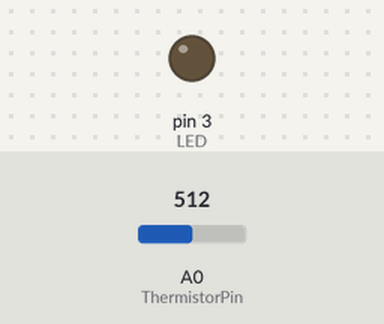
Simulated run of this sketch. Board: Arduino Uno, built with avr-gcc and run on an emulated ATmega328P. Parts: output pins drawn as LEDs (lit = HIGH). The test bench sets the inputs (shaded band); at power-on: A0 (ThermistorPin) = 512. What the sketch prints to the serial monitor is not drawn.

Above: at 1.3 s.
1.4 s: A0 (ThermistorPin) set to 593
2.9 s: A0 (ThermistorPin) set to 627
At 3.7 s:
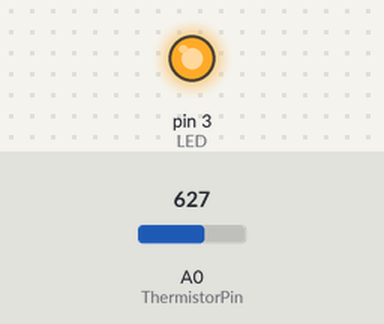
4.5 s: A0 (ThermistorPin) set to 511
At 5.0 s:
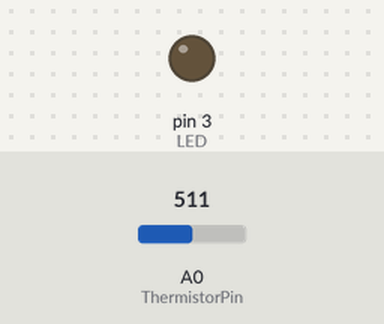
Timing chart, 0 to 7.5 s (numbered marks = the images above; inputs shaded):
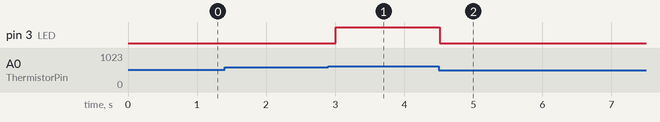

The sketch:

5mm_Thermistor__100K_.ino
```cpp
#define LED 3
int ThermistorPin = 0;
int Vo;
float R1 = 10000;
float logR2, R2, T, Tc, Tf;
float c1 = 1.009249522e-03, c2 = 2.378405444e-04, c3 = 2.019202697e-07;

void setup() {
  Serial.begin(9600);
  pinMode(LED, OUTPUT);
}

void loop() {

  Vo = analogRead(ThermistorPin);
  R2 = R1 * (1023.0 / (float)Vo - 1.0);
  logR2 = log(R2);
  T = (1.0 / (c1 + c2 * logR2 + c3 * logR2 * logR2 * logR2));
  Tc = T - 273.15;
  Tf = (Tc * 9.0) / 5.0 + 32.0;

  Serial.print("Temperature: ");
  Serial.print(Tf);
  Serial.print(" F; ");
  Serial.print(Tc);
  Serial.print(" C");
  if (Tc >= 35) {
    digitalWrite(LED, HIGH);
    Serial.print("  :  เปิดไฟ\n");
  } else {
    digitalWrite(LED, LOW);
    Serial.print("  :  ปิดไฟ\n");
  }

  delay(500);
}
```

Measured:
- the behaviour switches between 610 and 611 on A0 (ThermistorPin) (found by bisection; images 0 and 1)
- after the input at 1.4 s, every drawn part: stays the same
- after the input at 2.9 s, pin 3 (LED): LOW → HIGH after 0.11 s
- after the input at 4.5 s, pin 3 (LED): HIGH → LOW at once
